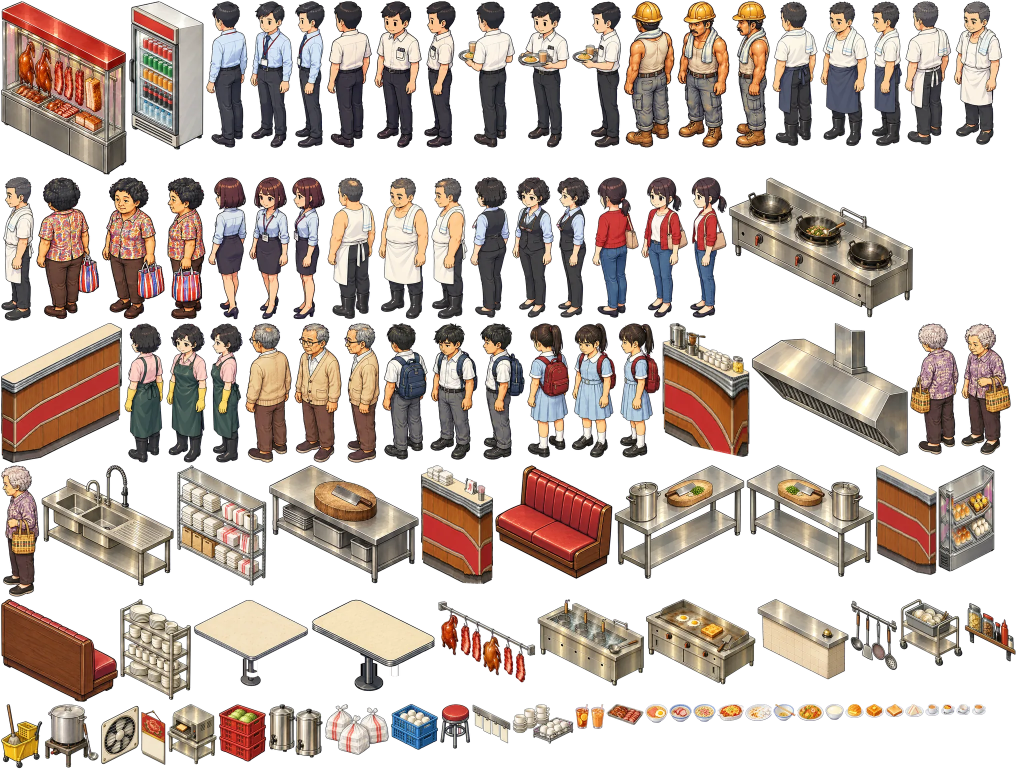
#> input picture art/atlas/floor_0.webp, 2048 x 1539 px (shown at 1/2 size)
$ python style_gate.py ../art/atlas/floor_0.webp ../art/atlas/floor_0.webp
#> lines starting #> are read from the running program, lines starting #| are printed output that depends on the picture; after the words box and inside, x2 and y2 are one past the last pixel; in counts of white or black regions, pixels touching at a corner belong together
"""Style gate: does a new part look like the reference set? Every new part is measured against the reference parts of
its kind (furniture and fittings, people, food) on five numbers, each at one common size (longest side STD px):

  sat        mean HSV saturation of the solid pixels (palette saturation)
  val        mean HSV value (palette brightness)
  outline    mean luminance of the outermost OUTLINE_RING px (how dark the outline is; lower = darker)
  line_px    dark pixels (luminance < DARK) in the outer BAND px per px of perimeter (outline thickness)
  sharp      90th-percentile luminance gradient inside the part over its 10-90% luminance spread (edge crispness,
             independent of the part's own contrast; a soft or painterly render scores low, flat vector art high)

A metric is an outlier when it falls outside the reference parts' range widened by WIDEN of that range on each side.
The gate is a flag for a look, not a verdict: a side-by-side strip (compose_rooms.style_strip) is judged by eye.

  python style_gate.py <part.png> [things|people|food]     # prints the metrics and any outliers
"""

from __future__ import annotations

from pathlib import Path
import numpy as np
from PIL import Image
from scipy import ndimage

STD = 512
OUTLINE_RING = 2
BAND = 8
DARK = 0.35
WIDEN = 0.25
METRICS = ("sat", "val", "outline", "line_px", "sharp")
METRIC_ZH = {"sat": "飽和度", "val": "明度", "outline": "描邊深淺", "line_px": "描邊粗幼", "sharp": "邊緣銳利"}

PARTS = Path(__file__).resolve().parent.parent / "art" / "parts"
REFERENCE: dict[str, list[tuple[str, str]]] = {  # kind -> reference (sheet, part): the parts new art must match
    "things": [("I-COUNTER", n) for n in ("counter", "cake_case", "till")] + [("B1-DEPT", n) for n in ("bar", "takeaway", "pass")]
              + [("I-FURN", n) for n in ("bench_front", "bench_back", "booth_table", "stool", "square_table", "clock", "tv", "sign")]
              + [("F-FURN", n) for n in ("clock", "tv", "sign")],
    "people": [(s, f"{w}_{f}") for s, who in (("B1-STAFF", ("cashier", "barman")), ("B1-CHAR", ("granny", "schoolgirl")),
                                              ("I-CHAR-1", ("worker", "housewife")), ("I-CHAR-2", ("office_lady", "waiter")))
               for w in who for f in ("q_front", "side", "q_back")],
    "food": [("FOOD-N", f"dish_{i}") for i in range(6)] + [("FOOD-N2", f"dish_{i}") for i in range(6, 12)]
            + [("B1-FOOD", f"dish_{i}") for i in range(12, 18)],
}


Style = dict[str, float]  # metric -> value, keys METRICS


def measure(path: Path) -> Style:
    return measure_img(Image.open(path).convert("RGBA"))


def measure_img(img: Image.Image) -> Style:
    bb = img.getbbox()
#> bb = (2, 2, 2032, 1537)
    if bb:
        img = img.crop(bb)
    k = STD / max(img.size)
#> k = 0.252
    img = img.convert("RGBa").resize((max(1, round(img.width * k)), max(1, round(img.height * k))), Image.Resampling.LANCZOS).convert("RGBA")
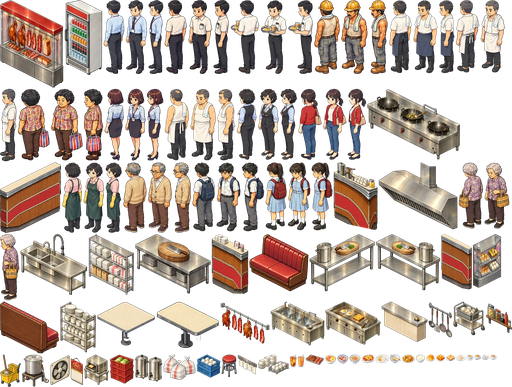
#> img: PIL image 512x387 RGBA; mean R, G, B, A 80.7, 67.8, 59.9, 127.4; transparent parts drawn white
    a = np.asarray(img)
    solid = a[..., 3] >= 200
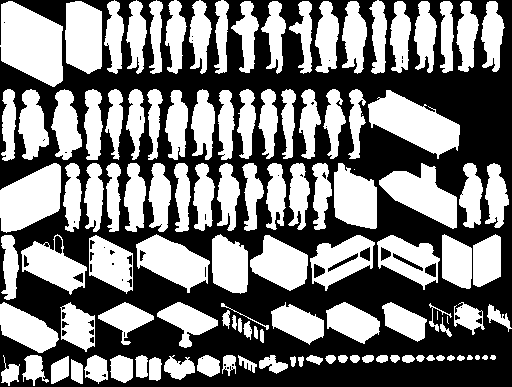
#> solid: shape (387, 512) bool; 47.5% white; 117 white regions (4 under 20 px), largest, box (x1, y1, x2, y2) and area: (0, 1, 63, 87) 3930, (368, 90, 460, 159) 3305, (0, 163, 61, 233) 2954
    hsv = np.asarray(img.convert("RGB").convert("HSV")).astype(float) / 255
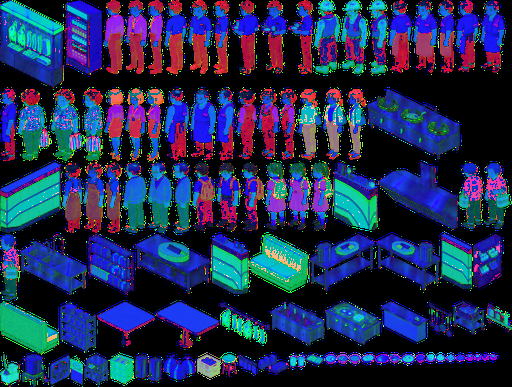
#> hsv: shape (387, 512, 3) float64; mean R, G, B 0.128, 0.173, 0.324
    lum = np.asarray(img.convert("RGB").convert("L")).astype(float) / 255
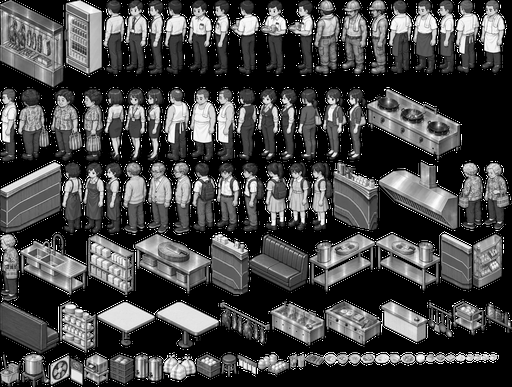
#> lum: shape (387, 512) float64; min 0, max 1, mean 0.277
    ring = solid & ~ndimage.binary_erosion(solid, iterations=OUTLINE_RING)
#> ring: shape (387, 512) bool; 14.3% white in thin lines or dots
    band = solid & ~ndimage.binary_erosion(solid, iterations=BAND)
#> band: shape (387, 512) bool; 38.2% white; 117 white regions (4 under 20 px), largest, box (x1, y1, x2, y2) and area: (310, 235, 375, 291) 1730, (0, 1, 63, 87) 1705, (377, 235, 440, 290) 1656
    edge = solid & ~ndimage.binary_erosion(solid)
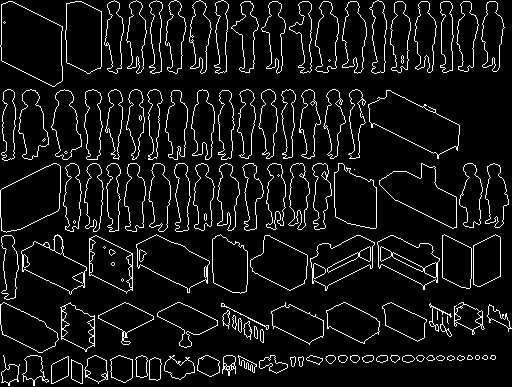
#> edge: shape (387, 512) bool; 7.6% white in thin lines or dots
    inner = ndimage.binary_erosion(solid, iterations=BAND)
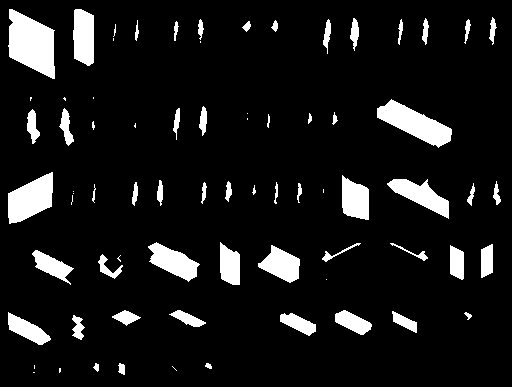
#> inner: shape (387, 512) bool; 9.3% white; 74 white regions (20 under 20 px), largest, box (x1, y1, x2, y2) and area: (8, 9, 55, 79) 2225, (377, 99, 452, 148) 1681, (8, 172, 53, 224) 1509
    gy, gx = np.gradient(lum)
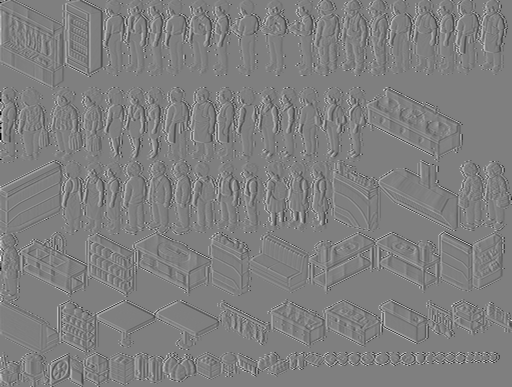
#> gx: shape (387, 512) float64; min -1, max 1, mean -0.000232; drawn with min black and max white
    grad = np.hypot(gx, gy)[inner]
#> grad = 18400 values, max 0.527 at index 9154, min 0 at index 334, mean 0.0832
    li = lum[inner]
#> li = 18400 values, max 1 at index 639, min 0 at index 5254, mean 0.522
    spread = float(np.percentile(li, 90) - np.percentile(li, 10)) if li.size else 1.0
#> spread = 0.569
    return {"sat": float(hsv[..., 1][solid].mean()), "val": float(hsv[..., 2][solid].mean()), "outline": float(lum[ring].mean()),
            "line_px": float((band & (lum < DARK)).sum() / max(int(edge.sum()), 1)),
            "sharp": float(np.percentile(grad, 90) / max(spread, 0.05)) if grad.size else 0.0}


def reference(kind: str) -> dict[str, Style]:
    return {f"{s}/{n}": measure(PARTS / s / f"{n}.png") for s, n in REFERENCE[kind]}


def limits(ref: dict[str, Style]) -> dict[str, tuple[float, float]]:
    out: dict[str, tuple[float, float]] = {}
    for m in METRICS:
        vals = [r[m] for r in ref.values()]
        lo, hi = min(vals), max(vals)
        out[m] = (lo - WIDEN * (hi - lo), hi + WIDEN * (hi - lo))
    return out


def outliers(s: Style, lim: dict[str, tuple[float, float]]) -> list[str]:
    return [m for m in METRICS if not lim[m][0] <= s[m] <= lim[m][1]]


def main() -> None:
    import sys  # noqa: PLC0415

    path = Path(sys.argv[1])
    kind = sys.argv[2] if len(sys.argv) > 2 else "things"
    s = measure(path)
#> s = {'sat': 0.299, 'val': 0.594, 'outline': 0.468, 'line_px': 1.74, 'sharp': 0.345}
    print({m: round(v, 3) for m, v in s.items()}, "outliers:", outliers(s, limits(reference(kind))) or "none")


if __name__ == "__main__":
#> (the run stopped early here; a loop or call above may not have finished)
